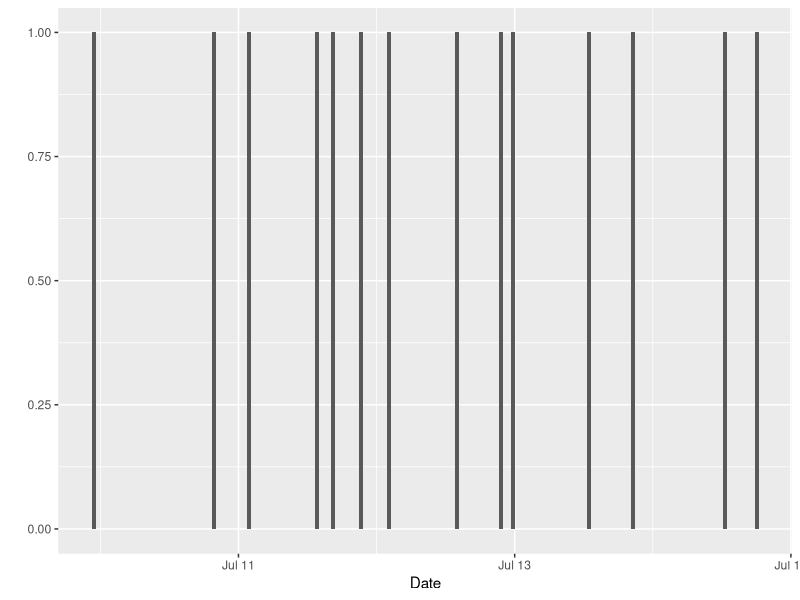
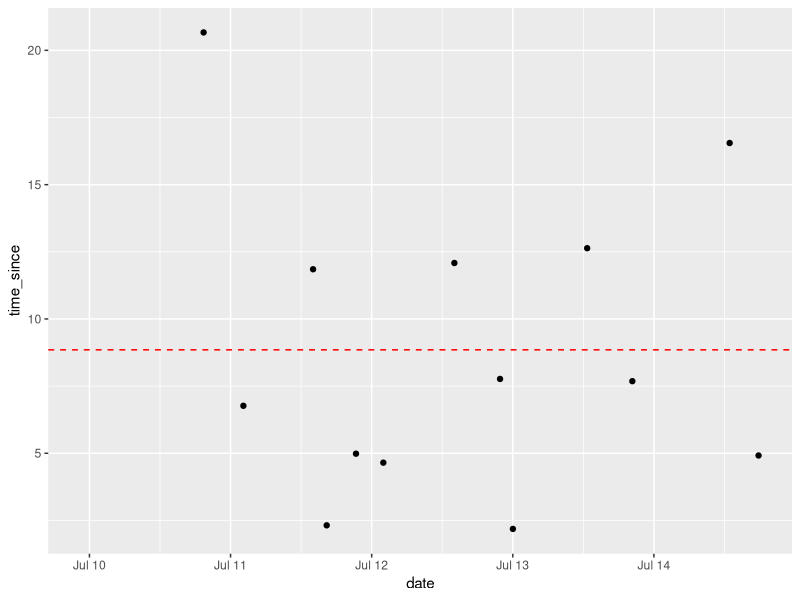

Here is the R script that generated these plots, in order:
library(ggplot2)
library(lubridate)
library(here)
data <- read.delim(here("data", "data.txt"),header=FALSE, comment.char="#")
colnames(data) <- c("date")
data$date <- dmy_hm(data$date)
p <- qplot(data$date, bins=200, binwidth=2500) + xlab("Date")
p
for (row in 2:nrow(data)){
  data$time_since[row] <- as.numeric(difftime(strptime(data$date[row],"%Y-%m-%d %H:%M:%S"),
                                            strptime(data$date[row-1], "%Y-%m-%d %H:%M:%S"), units = "hours"))
}
mean_time_since <- mean(data$time_since, na.rm = TRUE)
q <- ggplot(data, aes(date,time_since)) + geom_point() + 
  geom_hline(yintercept=mean_time_since, linetype="dashed", color = "red")
q
